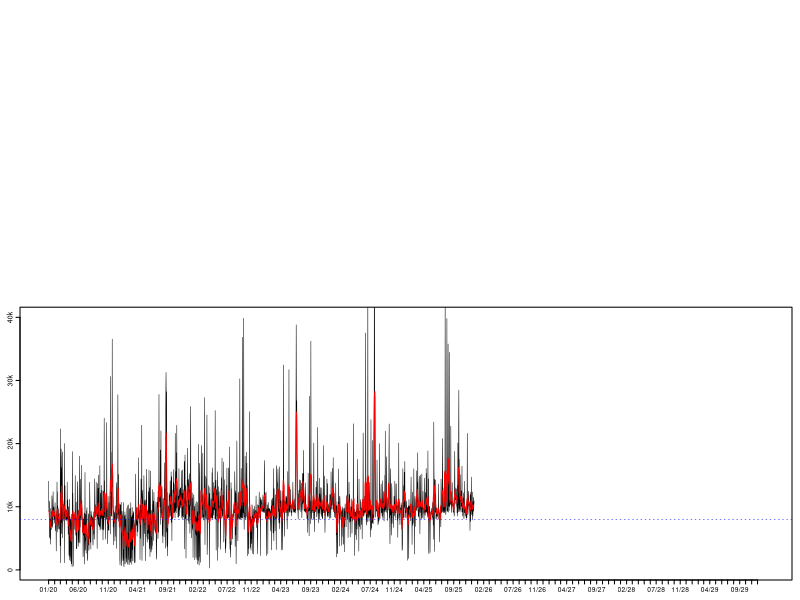

This chart was generated by the following R code: (Note: this script raises an error after producing the figure.)
##### Load libraries and initialise data ------------------------------------------------------------------

# Load libraries
library(tidyverse)
library(zoo)
library(grid)
library(gridBase)

# Load in step data
data <- read.csv("Data/StepData.csv")

# Format date objects
names(data)[1] <- "Year"
data <- mutate(data, Date = as.Date(paste(Month, Day, Year, sep = "/"), "%m/%d/%Y"))





##### Plot distribution of daily step counts --------------------------------------------------------------

# Function to generate histogram
hPlot <- function(){
  par(lwd = 0.5)
  histColours <-  c(colorRampPalette(c("red4", "red"), 0.5)(8), 
                    colorRampPalette(c("green", "green4"))(8), rep("green4", 16))
  hist(data$Steps, breaks = seq(0, 40000, by = 1000), xlab = "", xaxt = "n",
       ylab = "", yaxt = "n", col = histColours, main = "", ylim = c(0, 250))
  axis(side = 1, at = seq(0, 40000, by = 10000), labels = c("0", "10k", "20k", "30k", "40k"))
  axis(side = 2, at = seq(0, 250, by = 50), labels = TRUE, mgp = c(0, 0.17, 0))
  abline(v = 8000, col = "blue", lty = 3, lwd = 0.5)
  box(lwd = 1)}





##### Plot moving average and daily counts ----------------------------------------------------------------

# Function to generate time series plot
tPlot <- function(){
  plot(data$Date, data$Steps, type = "l", ylim = c(0, 40000), xlab = "", xaxt = "n",
       ylab = "", yaxt = "n", lwd = 0.5)
  axis.Date(1, at = seq(min(data$Date), max(data$Date), by = "1 mon"), format = "%m/%y",
            cex.axis = 0.4)
  axis(side = 2, at = seq(0, 40000, by = 10000), labels = c("0", "10k", "20k", "30k", "40k"),
       mgp = c(0, 0.17, 0))
  lines(data$Date, rollmean(data$Steps, 7, fill = list(NA, NULL, NA)), col = "red", lwd = 1)
  abline(h = 8000, col = "blue", lty = 3, lwd = 0.5)}





##### Get overall step count stats ------------------------------------------------------------------------

# Get longest goal streak
goalStreak <- rle(data$Steps >= 8000)
goalStreak <- max(goalStreak$lengths[goalStreak$values == TRUE])

# Calculate total steps, total distance, and average daily steps
# Also calculate rate that goal is met; include longest goal streak
stepStats <- c(sum(data$Steps),
               round(sum(data$Steps)*0.427/1000, 0),
               round(mean(data$Steps), 2),
               round(length(data$Steps[data$Steps >= 8000])/nrow(data)*100, 2),
               goalStreak)





##### Combine plots into a single canvas ------------------------------------------------------------------

# Prepare graphics device
tiff(filename = "StepData.tif", width = 3304, height = 2272, units = "px", res = 800, compression = "lzw")

# Create blank page
grid.newpage()
plot.new()

# Set grid layout and activate it
gly <- grid.layout(800, 1200)
pushViewport(viewport(layout = gly))

# Plot step count time series
pushViewport(vp = viewport(layout.pos.row = 400:800, layout.pos.col = 1:1200))
par(fig = gridFIG(), mar = c(1, 1, 0.4, 0.4), cex.axis = 0.42, tcl = -0.2, mgp = c(0, -0.2, 0))
par(new = TRUE)
tPlot()
popViewport()

# Plot step count histogram
pushViewport(vp = viewport(layout.pos.row = 1:400, layout.pos.col = 1:700))
par(fig = gridFIG(), mar = c(1, 1, 0.4, 0.4), cex.axis = 0.42, tcl = -0.2, mgp = c(0, -0.2, 0))
par(new = TRUE)
hPlot()
popViewport()

# Create figure labels
grid.text(label = c("Daily Step Count", "(Distribution)", "Daily Step Count", "(Time Series)"),
          x = rep(0.061, 4), y = c(0.947, 0.930, 0.447, 0.430), hjust = 0, gp = gpar(cex = 0.3))
popViewport()

# Create legend (top)
grid.text(label = c("Above Goal", "Below Goal"),
          x = rep(0.486, 2), y = c(0.947, 0.930),
          hjust = 0, gp = gpar(cex = 0.3))
grid.rect(x = rep(0.476, 2), y = c(0.947, 0.930),
          width = rep(0.008, 2), height = rep(0.010, 2),
          gp = gpar(col = c("green", "red"), fill = c("green", "red")))

# Create legend (bottom)
grid.text(label = c("Daily Count", "7-Day Average", "Daily Goal"),
          x = rep(0.890, 3), y = c(0.447, 0.430, 0.413),
          hjust = 0, gp = gpar(cex = 0.3))
grid.segments(x0 = rep(0.860, 3), y0 = c(0.447, 0.430, 0.413),
              x1 = rep(0.880, 3), y1 = c(0.447, 0.430, 0.413),
              gp = gpar(col = c("black", "red", "blue"), lty = c(1, 1, 3), lwd = 0.5))

# Summary stats
grid.text(label = c(paste0(stepStats[1]), "Total Steps",
                    paste0(stepStats[2], " km"), "Total Distance",
                    paste0(stepStats[3]), "Average Daily Steps",
                    paste0(stepStats[4], "%"), "Goal Success Rate",
                    paste0(stepStats[5], " days"), "Longest Goal Streak"),
          x = c(0.610, 0.700, 0.610, 0.700, 0.610, 0.700, 0.610, 0.700, 0.610, 0.700),
          y = c(rep(0.95, 2), rep(0.86, 2), rep(0.77, 2), rep(0.68, 2), rep(0.59, 2)),
          hjust = 0, gp = gpar(cex = 0.5, col = rep(c("blue", "black"), 5)))

# Deactivate grid layout; finalise graphics save
popViewport()
dev.off()
